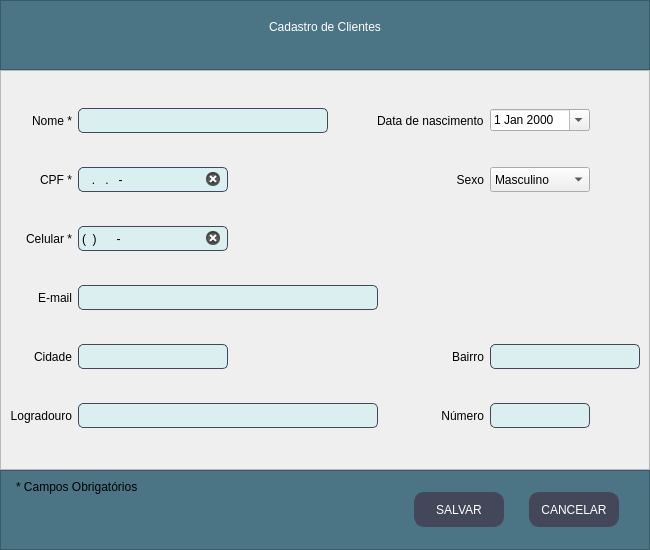
<?xml version="1.0" encoding="UTF-8"?>
<ui version="4.0">
 <class>Janela_Cliente</class>
 <widget class="QMainWindow" name="Janela_Cliente">
  <property name="windowModality">
   <enum>Qt::ApplicationModal</enum>
  </property>
  <property name="geometry">
   <rect>
    <x>0</x>
    <y>0</y>
    <width>650</width>
    <height>550</height>
   </rect>
  </property>
  <property name="sizePolicy">
   <sizepolicy hsizetype="Fixed" vsizetype="Preferred">
    <horstretch>0</horstretch>
    <verstretch>0</verstretch>
   </sizepolicy>
  </property>
  <property name="minimumSize">
   <size>
    <width>650</width>
    <height>550</height>
   </size>
  </property>
  <property name="maximumSize">
   <size>
    <width>650</width>
    <height>550</height>
   </size>
  </property>
  <property name="windowTitle">
   <string>MainWindow</string>
  </property>
  <widget class="QWidget" name="centralwidget">
   <property name="sizePolicy">
    <sizepolicy hsizetype="Expanding" vsizetype="Expanding">
     <horstretch>0</horstretch>
     <verstretch>0</verstretch>
    </sizepolicy>
   </property>
   <property name="minimumSize">
    <size>
     <width>650</width>
     <height>550</height>
    </size>
   </property>
   <property name="maximumSize">
    <size>
     <width>650</width>
     <height>550</height>
    </size>
   </property>
   <property name="styleSheet">
    <string notr="true">QLineEdit{
	border-radius: 5px;
	border: 0.5px solid #44475a;
	font:11pt &quot;MS Shell Dlg 2&quot;;
	padding: 1px;
	background-color: #DAEFF0;
}

QLineEdit:focus{
	border: 1.5px solid #44475a;
}

QLabel{
	font: 75 11pt &quot;Arial&quot;;
}
QComboBox{
	font: 9pt &quot;MS Shell Dlg 2&quot;;
}
QDateEdit{
	font: 9pt &quot;MS Shell Dlg 2&quot;;
}</string>
   </property>
   <layout class="QVBoxLayout" name="verticalLayout">
    <property name="spacing">
     <number>0</number>
    </property>
    <property name="leftMargin">
     <number>0</number>
    </property>
    <property name="topMargin">
     <number>0</number>
    </property>
    <property name="rightMargin">
     <number>0</number>
    </property>
    <property name="bottomMargin">
     <number>0</number>
    </property>
    <item>
     <widget class="QFrame" name="frame">
      <property name="minimumSize">
       <size>
        <width>0</width>
        <height>70</height>
       </size>
      </property>
      <property name="maximumSize">
       <size>
        <width>16777215</width>
        <height>70</height>
       </size>
      </property>
      <property name="styleSheet">
       <string notr="true">background-color: rgb(75, 117, 132);</string>
      </property>
      <property name="frameShape">
       <enum>QFrame::StyledPanel</enum>
      </property>
      <property name="frameShadow">
       <enum>QFrame::Raised</enum>
      </property>
      <layout class="QHBoxLayout" name="horizontalLayout_2">
       <property name="leftMargin">
        <number>0</number>
       </property>
       <property name="topMargin">
        <number>0</number>
       </property>
       <property name="rightMargin">
        <number>0</number>
       </property>
       <property name="bottomMargin">
        <number>0</number>
       </property>
       <item>
        <widget class="QLabel" name="label_titulo">
         <property name="sizePolicy">
          <sizepolicy hsizetype="Preferred" vsizetype="Expanding">
           <horstretch>0</horstretch>
           <verstretch>0</verstretch>
          </sizepolicy>
         </property>
         <property name="minimumSize">
          <size>
           <width>300</width>
           <height>30</height>
          </size>
         </property>
         <property name="maximumSize">
          <size>
           <width>350</width>
           <height>30</height>
          </size>
         </property>
         <property name="styleSheet">
          <string notr="true">font: 87 12pt &quot;Arial Black&quot;;
color: rgb(255, 255, 255);
</string>
         </property>
         <property name="text">
          <string>Cadastro de Clientes</string>
         </property>
         <property name="alignment">
          <set>Qt::AlignHCenter|Qt::AlignTop</set>
         </property>
        </widget>
       </item>
      </layout>
     </widget>
    </item>
    <item>
     <widget class="QFrame" name="frame_2">
      <property name="styleSheet">
       <string notr="true"/>
      </property>
      <property name="frameShape">
       <enum>QFrame::StyledPanel</enum>
      </property>
      <property name="frameShadow">
       <enum>QFrame::Raised</enum>
      </property>
      <layout class="QGridLayout" name="gridLayout">
       <item row="5" column="4">
        <widget class="QLineEdit" name="numero">
         <property name="sizePolicy">
          <sizepolicy hsizetype="Fixed" vsizetype="Fixed">
           <horstretch>0</horstretch>
           <verstretch>0</verstretch>
          </sizepolicy>
         </property>
         <property name="minimumSize">
          <size>
           <width>100</width>
           <height>25</height>
          </size>
         </property>
         <property name="maximumSize">
          <size>
           <width>100</width>
           <height>25</height>
          </size>
         </property>
         <property name="toolTip">
          <string/>
         </property>
         <property name="toolTipDuration">
          <number>-1</number>
         </property>
         <property name="statusTip">
          <string/>
         </property>
         <property name="whatsThis">
          <string/>
         </property>
         <property name="inputMethodHints">
          <set>Qt::ImhDigitsOnly|Qt::ImhHiddenText|Qt::ImhPreferNumbers</set>
         </property>
         <property name="inputMask">
          <string/>
         </property>
         <property name="maxLength">
          <number>32767</number>
         </property>
         <property name="clearButtonEnabled">
          <bool>true</bool>
         </property>
        </widget>
       </item>
       <item row="0" column="2">
        <widget class="QLineEdit" name="nome">
         <property name="minimumSize">
          <size>
           <width>250</width>
           <height>25</height>
          </size>
         </property>
         <property name="maximumSize">
          <size>
           <width>250</width>
           <height>25</height>
          </size>
         </property>
         <property name="cursor">
          <cursorShape>IBeamCursor</cursorShape>
         </property>
         <property name="autoFillBackground">
          <bool>false</bool>
         </property>
         <property name="text">
          <string/>
         </property>
         <property name="maxLength">
          <number>150</number>
         </property>
         <property name="cursorMoveStyle">
          <enum>Qt::LogicalMoveStyle</enum>
         </property>
         <property name="clearButtonEnabled">
          <bool>true</bool>
         </property>
        </widget>
       </item>
       <item row="4" column="1">
        <widget class="QLabel" name="cidade_label">
         <property name="text">
          <string>Cidade</string>
         </property>
         <property name="alignment">
          <set>Qt::AlignRight|Qt::AlignTrailing|Qt::AlignVCenter</set>
         </property>
        </widget>
       </item>
       <item row="2" column="2">
        <widget class="QLineEdit" name="celular">
         <property name="minimumSize">
          <size>
           <width>150</width>
           <height>25</height>
          </size>
         </property>
         <property name="maximumSize">
          <size>
           <width>150</width>
           <height>25</height>
          </size>
         </property>
         <property name="inputMask">
          <string>(99) 99999-9999</string>
         </property>
         <property name="text">
          <string>() -</string>
         </property>
         <property name="frame">
          <bool>true</bool>
         </property>
         <property name="cursorPosition">
          <number>1</number>
         </property>
         <property name="clearButtonEnabled">
          <bool>true</bool>
         </property>
        </widget>
       </item>
       <item row="1" column="1">
        <widget class="QLabel" name="cpf_label">
         <property name="text">
          <string>CPF *</string>
         </property>
         <property name="alignment">
          <set>Qt::AlignRight|Qt::AlignTrailing|Qt::AlignVCenter</set>
         </property>
        </widget>
       </item>
       <item row="1" column="2">
        <widget class="QLineEdit" name="cpf">
         <property name="minimumSize">
          <size>
           <width>150</width>
           <height>25</height>
          </size>
         </property>
         <property name="maximumSize">
          <size>
           <width>150</width>
           <height>25</height>
          </size>
         </property>
         <property name="inputMask">
          <string>999.999.999-99</string>
         </property>
         <property name="cursorPosition">
          <number>0</number>
         </property>
         <property name="clearButtonEnabled">
          <bool>true</bool>
         </property>
        </widget>
       </item>
       <item row="1" column="4">
        <widget class="QComboBox" name="sexo">
         <property name="minimumSize">
          <size>
           <width>100</width>
           <height>20</height>
          </size>
         </property>
         <property name="maximumSize">
          <size>
           <width>100</width>
           <height>30</height>
          </size>
         </property>
         <property name="styleSheet">
          <string notr="true"/>
         </property>
         <item>
          <property name="text">
           <string>Masculino</string>
          </property>
         </item>
         <item>
          <property name="text">
           <string>Feminino</string>
          </property>
         </item>
        </widget>
       </item>
       <item row="0" column="3">
        <widget class="QLabel" name="dataNasc_label">
         <property name="text">
          <string>Data de nascimento</string>
         </property>
        </widget>
       </item>
       <item row="5" column="1">
        <widget class="QLabel" name="logradouro_label">
         <property name="text">
          <string>Logradouro</string>
         </property>
         <property name="alignment">
          <set>Qt::AlignRight|Qt::AlignTrailing|Qt::AlignVCenter</set>
         </property>
        </widget>
       </item>
       <item row="5" column="3">
        <widget class="QLabel" name="numero_label">
         <property name="text">
          <string>Número</string>
         </property>
         <property name="alignment">
          <set>Qt::AlignRight|Qt::AlignTrailing|Qt::AlignVCenter</set>
         </property>
        </widget>
       </item>
       <item row="3" column="2">
        <widget class="QLineEdit" name="email">
         <property name="minimumSize">
          <size>
           <width>300</width>
           <height>25</height>
          </size>
         </property>
         <property name="maximumSize">
          <size>
           <width>300</width>
           <height>25</height>
          </size>
         </property>
         <property name="clearButtonEnabled">
          <bool>true</bool>
         </property>
        </widget>
       </item>
       <item row="0" column="4">
        <widget class="QDateEdit" name="data_nasc">
         <property name="minimumSize">
          <size>
           <width>100</width>
           <height>22</height>
          </size>
         </property>
         <property name="maximumSize">
          <size>
           <width>100</width>
           <height>22</height>
          </size>
         </property>
         <property name="styleSheet">
          <string notr="true"/>
         </property>
         <property name="calendarPopup">
          <bool>true</bool>
         </property>
        </widget>
       </item>
       <item row="0" column="1">
        <widget class="QLabel" name="nome_label">
         <property name="layoutDirection">
          <enum>Qt::LeftToRight</enum>
         </property>
         <property name="styleSheet">
          <string notr="true"/>
         </property>
         <property name="text">
          <string>Nome *</string>
         </property>
         <property name="alignment">
          <set>Qt::AlignRight|Qt::AlignTrailing|Qt::AlignVCenter</set>
         </property>
        </widget>
       </item>
       <item row="4" column="2">
        <widget class="QLineEdit" name="cidade">
         <property name="minimumSize">
          <size>
           <width>100</width>
           <height>25</height>
          </size>
         </property>
         <property name="maximumSize">
          <size>
           <width>150</width>
           <height>25</height>
          </size>
         </property>
         <property name="clearButtonEnabled">
          <bool>true</bool>
         </property>
        </widget>
       </item>
       <item row="2" column="1">
        <widget class="QLabel" name="celular_label">
         <property name="text">
          <string>Celular *</string>
         </property>
         <property name="alignment">
          <set>Qt::AlignRight|Qt::AlignTrailing|Qt::AlignVCenter</set>
         </property>
        </widget>
       </item>
       <item row="1" column="3">
        <widget class="QLabel" name="sexo_label">
         <property name="text">
          <string>Sexo</string>
         </property>
         <property name="alignment">
          <set>Qt::AlignRight|Qt::AlignTrailing|Qt::AlignVCenter</set>
         </property>
        </widget>
       </item>
       <item row="3" column="1">
        <widget class="QLabel" name="email_label">
         <property name="text">
          <string>E-mail</string>
         </property>
         <property name="alignment">
          <set>Qt::AlignRight|Qt::AlignTrailing|Qt::AlignVCenter</set>
         </property>
        </widget>
       </item>
       <item row="4" column="4">
        <widget class="QLineEdit" name="bairro">
         <property name="minimumSize">
          <size>
           <width>150</width>
           <height>25</height>
          </size>
         </property>
         <property name="maximumSize">
          <size>
           <width>150</width>
           <height>25</height>
          </size>
         </property>
         <property name="toolTip">
          <string>&lt;html&gt;&lt;head/&gt;&lt;body&gt;&lt;p&gt;Número da casa&lt;/p&gt;&lt;p&gt;&lt;br/&gt;&lt;/p&gt;&lt;/body&gt;&lt;/html&gt;</string>
         </property>
         <property name="clearButtonEnabled">
          <bool>true</bool>
         </property>
        </widget>
       </item>
       <item row="5" column="2">
        <widget class="QLineEdit" name="logradouro">
         <property name="minimumSize">
          <size>
           <width>300</width>
           <height>25</height>
          </size>
         </property>
         <property name="maximumSize">
          <size>
           <width>300</width>
           <height>25</height>
          </size>
         </property>
         <property name="text">
          <string/>
         </property>
         <property name="clearButtonEnabled">
          <bool>true</bool>
         </property>
        </widget>
       </item>
       <item row="4" column="3">
        <widget class="QLabel" name="bairro_label">
         <property name="text">
          <string>Bairro</string>
         </property>
         <property name="alignment">
          <set>Qt::AlignRight|Qt::AlignTrailing|Qt::AlignVCenter</set>
         </property>
        </widget>
       </item>
      </layout>
     </widget>
    </item>
    <item>
     <widget class="QFrame" name="frame_3">
      <property name="minimumSize">
       <size>
        <width>0</width>
        <height>80</height>
       </size>
      </property>
      <property name="maximumSize">
       <size>
        <width>16777215</width>
        <height>80</height>
       </size>
      </property>
      <property name="styleSheet">
       <string notr="true">background-color: rgb(75, 117, 132);</string>
      </property>
      <property name="frameShape">
       <enum>QFrame::StyledPanel</enum>
      </property>
      <property name="frameShadow">
       <enum>QFrame::Raised</enum>
      </property>
      <layout class="QHBoxLayout" name="horizontalLayout">
       <property name="spacing">
        <number>25</number>
       </property>
       <property name="leftMargin">
        <number>15</number>
       </property>
       <property name="rightMargin">
        <number>30</number>
       </property>
       <item>
        <widget class="QLabel" name="label">
         <property name="styleSheet">
          <string notr="true">font: 75 11pt &quot;MS Shell Dlg 2&quot;;</string>
         </property>
         <property name="text">
          <string>* Campos Obrigatórios</string>
         </property>
         <property name="alignment">
          <set>Qt::AlignLeading|Qt::AlignLeft|Qt::AlignTop</set>
         </property>
        </widget>
       </item>
       <item>
        <spacer name="horizontalSpacer">
         <property name="orientation">
          <enum>Qt::Horizontal</enum>
         </property>
         <property name="sizeHint" stdset="0">
          <size>
           <width>451</width>
           <height>20</height>
          </size>
         </property>
        </spacer>
       </item>
       <item>
        <widget class="QPushButton" name="botao_salvar">
         <property name="minimumSize">
          <size>
           <width>90</width>
           <height>35</height>
          </size>
         </property>
         <property name="maximumSize">
          <size>
           <width>90</width>
           <height>35</height>
          </size>
         </property>
         <property name="styleSheet">
          <string notr="true">QPushButton{
	font: 87 8pt &quot;Arial Black&quot;;
	border: 0.5px solid #44475a;
	border-radius: 10px;
	color: rgb(255, 255, 255);
	background-color: #44475a;
}
QPushButton:hover{
	background-color: #4f5368;
}</string>
         </property>
         <property name="text">
          <string>SALVAR</string>
         </property>
        </widget>
       </item>
       <item>
        <widget class="QPushButton" name="botao_cancelar">
         <property name="sizePolicy">
          <sizepolicy hsizetype="Fixed" vsizetype="Fixed">
           <horstretch>0</horstretch>
           <verstretch>0</verstretch>
          </sizepolicy>
         </property>
         <property name="minimumSize">
          <size>
           <width>90</width>
           <height>35</height>
          </size>
         </property>
         <property name="maximumSize">
          <size>
           <width>90</width>
           <height>35</height>
          </size>
         </property>
         <property name="styleSheet">
          <string notr="true">QPushButton{
	font: 87 8pt &quot;Arial Black&quot;;
	border: 0.5px solid #44475a;
	border-radius: 10px;
	color: rgb(255, 255, 255);
	background-color: #44475a;
}
QPushButton:hover{
	background-color: #4f5368;
}</string>
         </property>
         <property name="text">
          <string>CANCELAR</string>
         </property>
        </widget>
       </item>
      </layout>
     </widget>
    </item>
   </layout>
  </widget>
 </widget>
 <tabstops>
  <tabstop>nome</tabstop>
  <tabstop>cpf</tabstop>
  <tabstop>celular</tabstop>
  <tabstop>email</tabstop>
  <tabstop>data_nasc</tabstop>
  <tabstop>sexo</tabstop>
  <tabstop>cidade</tabstop>
  <tabstop>logradouro</tabstop>
  <tabstop>bairro</tabstop>
  <tabstop>numero</tabstop>
  <tabstop>botao_salvar</tabstop>
  <tabstop>botao_cancelar</tabstop>
 </tabstops>
 <resources/>
 <connections/>
</ui>
